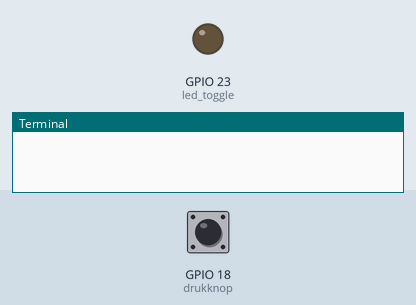
A program run on a simulated Raspberry Pi (BCM pin numbers). Parts: output pins drawn as LEDs (lit = HIGH), the last lines printed to the terminal. The inputs (shaded band) are chosen by the test bench; at power-on: GPIO 18 (drukknop) HIGH.

Above: at 1.2 s.
1.3 s: GPIO 18 (drukknop) pulled LOW for 0.15 s
At 1.9 s:
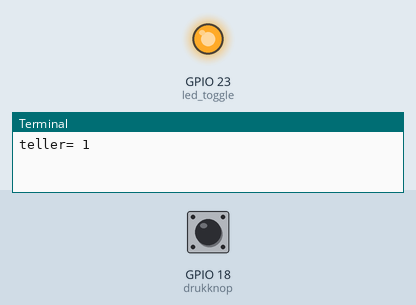
2.9 s: GPIO 18 (drukknop) pulled LOW for 1 s
At 4.3 s:
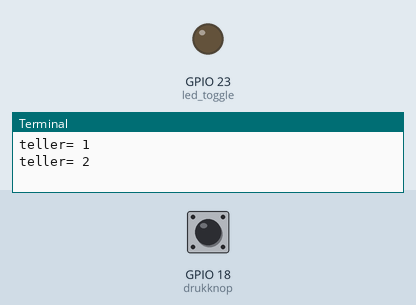
5.4 s: GPIO 18 (drukknop) pulled LOW for 3.2 s
At 6.2 s:
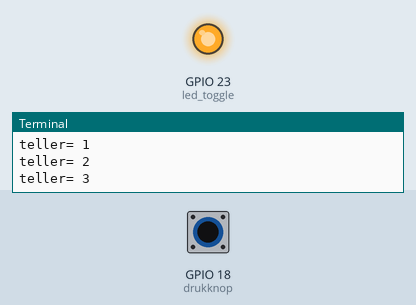
Timing chart, 0 to 8.4 s (numbered marks = the images above; inputs shaded):
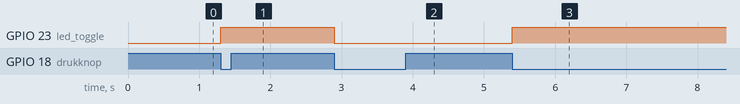

Measured:
- after the input at 1.3 s, GPIO 23 (led_toggle): LOW → HIGH at once
- after the input at 2.9 s, GPIO 23 (led_toggle): HIGH → LOW at once
- after the input at 5.4 s, GPIO 23 (led_toggle): LOW → HIGH at once

The program:

dendervrij_maken.py
```python
import RPi.GPIO as GPIO
import time

drukknop=18
led_toggle =23

GPIO.setwarnings(False)
GPIO.setmode(GPIO.BCM)

GPIO.setup(drukknop,GPIO.IN, pull_up_down=GPIO.PUD_UP)
GPIO.setup(led_toggle,GPIO.OUT)
toestand_drukknop_vorige = 0
status_led=0
teller=0


while True:
    toestand_nu = GPIO.input(drukknop)
    if toestand_drukknop_vorige != toestand_nu:
        toestand_drukknop_vorige=toestand_nu
        #print("verandering gededecteerd")
        if toestand_nu==0:
           #print("u drukt de schak in")
           status_led = not status_led
           GPIO.output(led_toggle,status_led)
           teller +=1
           print("teller=",teller)
        time.sleep(0.05)
```
